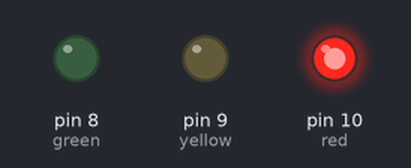
Recording of a sketch running on a simulated Arduino Uno, built with avr-gcc and run on an emulated ATmega328P. Parts: output pins drawn as LEDs (lit = HIGH).

Above: at 1.0 s.
At 5.0 s:
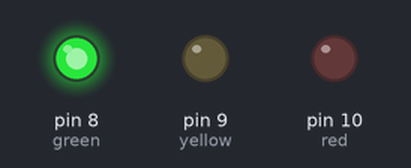
At 7.0 s:
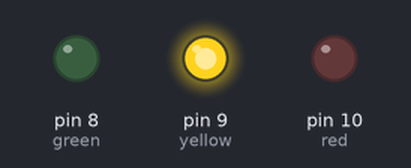
Timing chart, 0 to 10.4 s (numbered marks = the images above):
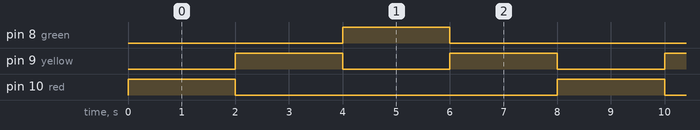

The sketch:

traffic-controlling-system.ino
```cpp
int red = 10;
int yellow = 9;
int green = 8;

void setup()
{
  pinMode(red, OUTPUT);
  pinMode(yellow, OUTPUT);
  pinMode(green, OUTPUT);
}

void loop()
{
  digitalWrite(yellow, 0);
  digitalWrite(red, 1);
  delay(2000);

  digitalWrite(red, 0);
  digitalWrite(yellow, 1);
  delay(2000);

  digitalWrite(yellow, 0);
  digitalWrite(green, 1);
  delay(2000);

  digitalWrite(green, 0);
  digitalWrite(yellow, 1);
  delay(2000);

}
```

Measured:
- by itself, pin 8 (green), pin 10 (red): alternates HIGH for 2.0 s and LOW for 6.0 s
- by itself, pin 9 (yellow): alternates HIGH for 2.0 s and LOW for 2.0 s
- by itself, everything shown: repeats every 8.0 s, in 4 steps
